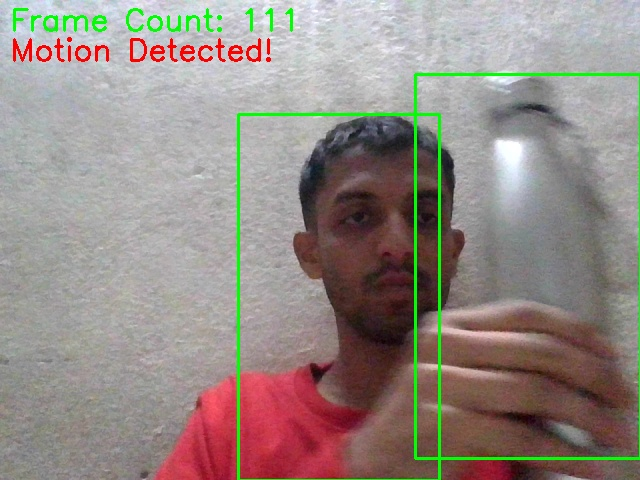
#> input picture images/motion_frame_111.jpg, 640 x 480 px, given in place of the camera
$ python motion_detection.py
#> lines starting #> are read from the running program, lines starting #| are printed output that depends on the picture; after the words box and inside, x2 and y2 are one past the last pixel; in counts of white or black regions, pixels touching at a corner belong together
import cv2

cap = cv2.VideoCapture(0)

frames = []
gap = 5
count = 0

while True:
    ret, frame = cap.read()
#> frame is the input picture: shape (480, 640, 3); mean B, G, R 133.4, 139.1, 149.3

    if not ret:
        break

    gray = cv2.cvtColor(frame, cv2.COLOR_BGR2GRAY)
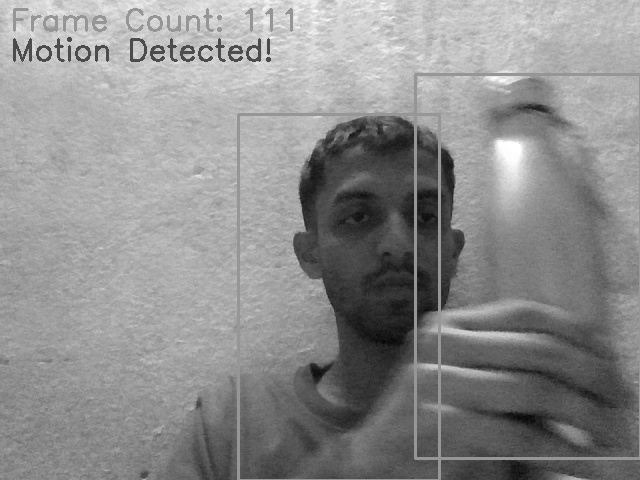
#> gray: shape (480, 640); min 4, max 255, mean 141.5
    frames.append(gray)

    if len(frames) > gap + 1:
        frames.pop(0)

    cv2.putText(frame, f"Frame Count: {count}", (10, 30), cv2.FONT_HERSHEY_SIMPLEX, 1, (0, 255, 0), 2)
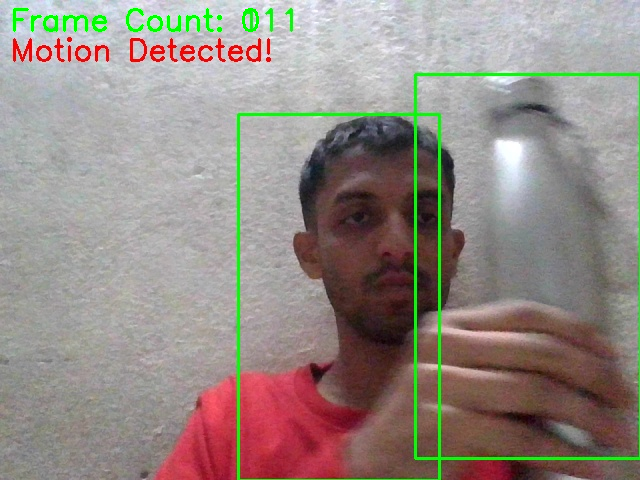
#> frame: shape (480, 640, 3); 0.48% of pixels changed, all inside (x1, y1, x2, y2) = (13, 8, 259, 32)

    if len(frames) > gap:
        diff = cv2.absdiff(frames[0], frames[-1])
        _, thresh = cv2.threshold(diff, 30, 255, cv2.THRESH_BINARY)

        contours, _ = cv2.findContours(thresh, cv2.RETR_EXTERNAL, cv2.CHAIN_APPROX_SIMPLE)

        motion = False
        for c in contours:
            if cv2.contourArea(c) < 25000:
                continue
            x, y, w, h = cv2.boundingRect(c)
            cv2.rectangle(frame, (x, y), (x + w, y + h), (0, 255, 0), 2)
            motion = True

        if motion:
            cv2.putText(frame, "Motion Detected!", (10, 60), cv2.FONT_HERSHEY_SIMPLEX, 1, (0, 0, 255), 2)
            cv2.imwrite(f"motion_frame_{count}.jpg", frame)
            print(f"Saved: motion_frame_{count}.jpg")

    cv2.imshow("Motion Detection", frame)
    count += 1

    if cv2.waitKey(1) & 0xFF == 27:  # ESC to exit
#> (key Esc is pressed here)
        break

cap.release()
cv2.destroyAllWindows()

$ run again, on images/motion_frame_215.jpg
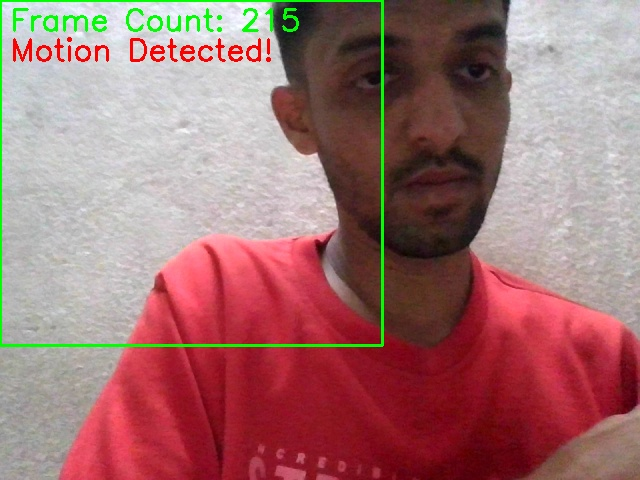
#> input picture images/motion_frame_215.jpg, 640 x 480 px, given in place of the camera
#> frame is the input picture: shape (480, 640, 3); mean B, G, R 114.5, 114.7, 160.7
#> `gray = cv2.cvtColor(frame, cv2.COLOR_BGR2GRAY)`:
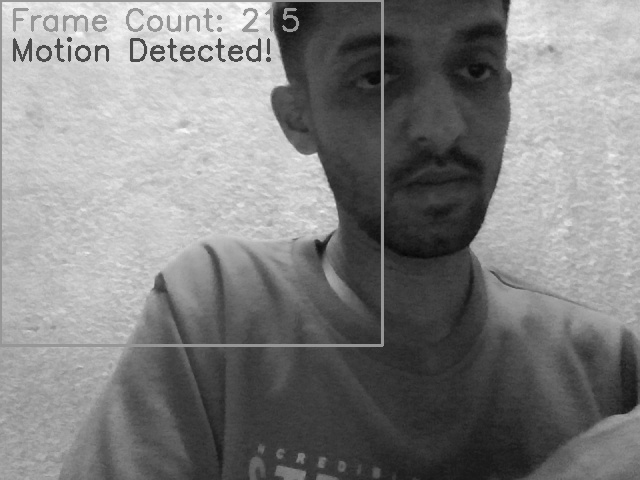
#> gray: shape (480, 640); min 7, max 254, mean 128.4
#> `cv2.putText(frame, f"Frame Count: {count}", (10, 30), cv2.FONT_HERSHEY..`:
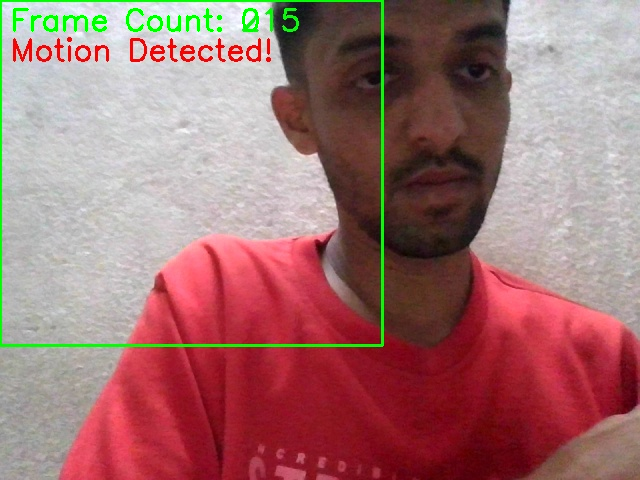
#> frame: shape (480, 640, 3); 0.48% of pixels changed, all inside (x1, y1, x2, y2) = (13, 8, 259, 32)

$ run again, on images/motion_frame_221.jpg
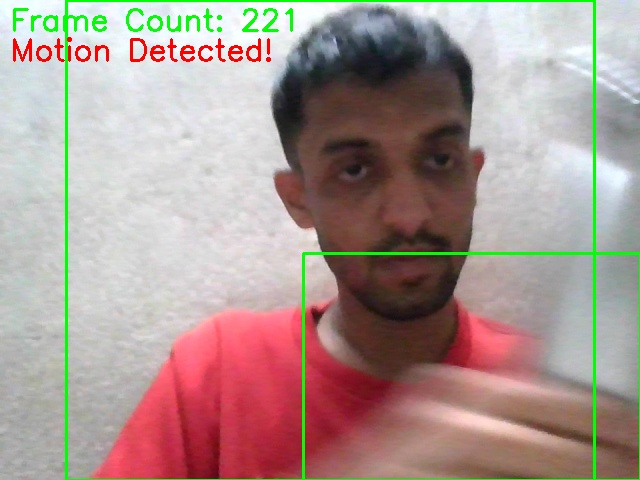
#> input picture images/motion_frame_221.jpg, 640 x 480 px, given in place of the camera
#> frame is the input picture: shape (480, 640, 3); mean B, G, R 147, 152.2, 171.2
#> `gray = cv2.cvtColor(frame, cv2.COLOR_BGR2GRAY)`:
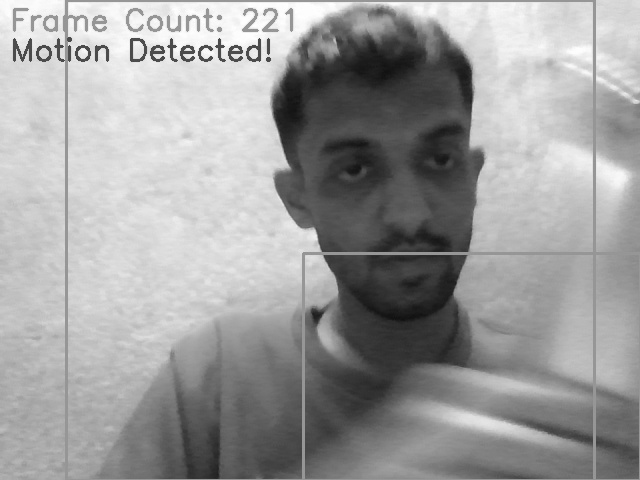
#> gray: shape (480, 640); min 16, max 255, mean 157.3
#> `cv2.putText(frame, f"Frame Count: {count}", (10, 30), cv2.FONT_HERSHEY..`:
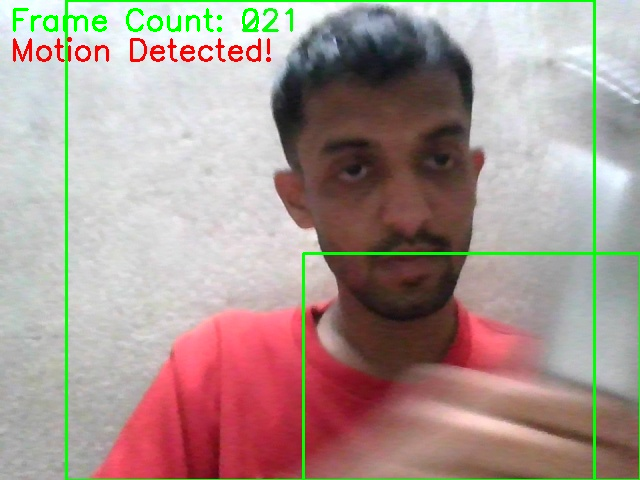
#> frame: shape (480, 640, 3); 0.48% of pixels changed, all inside (x1, y1, x2, y2) = (13, 8, 259, 32)
